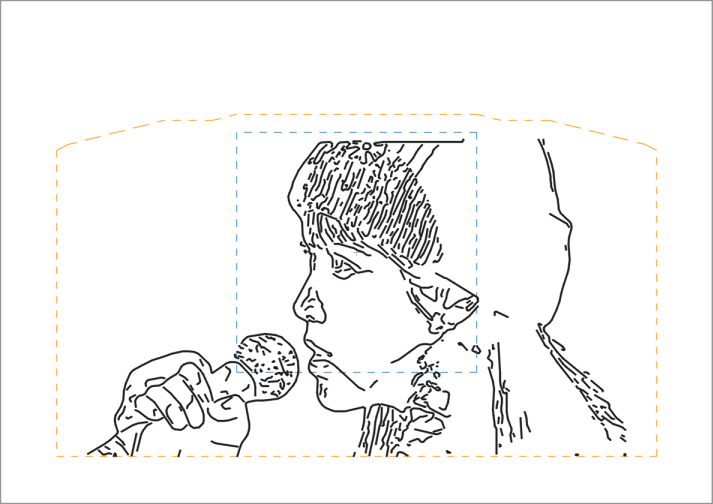
#> input picture LOG/assets/2026-09-26-bigger-drawing/photo1_mic_250mm_paper.png, 713 x 504 px
$ python -i sketch_pipeline.py   (imports and definitions only)
#> lines starting #> are read from the running program, lines starting #| are printed output that depends on the picture
### mirobot_sketch/stages.py
"""
단계별 선 추출 파이프라인
=========================
원본 → 전처리 → 선 검출 → 뼈대·획 → 겹침 제거 → 이어 붙이기 → 얼굴 세밀 → 스무딩·단순화
각 단계는 조절 항목(ParamSpec), 계산(run), 미리보기(preview)를 가집니다. GUI의 조절 칸과
에이전트 도구 설명은 이 정의에서 만들어집니다. Pipeline은 단계별 결과를 캐시해 두고
설정이 바뀐 첫 단계부터만 다시 계산합니다. (편집·순서·종이 배치는 session.py가 이어서 처리)
"""

import dataclasses
from dataclasses import dataclass
from typing import Callable

import cv2
import numpy as np

from . import faces as fc
from . import limits
from . import presets
from . import sketch_pipeline as sp


@dataclass(frozen=True)
class ParamSpec:
    key: str
    label: str
    kind: str                 # "int" | "float" | "bool" | "choice"
    default: object
    lo: float = 0
    hi: float = 0
    step: float = 1
    choices: tuple = ()       # choice: ((값, 화면 이름), ...)
    help: str = ""
    odd: bool = False         # 커널 크기처럼 홀수만

    # [16 lines left out: function clamp, not called in this run]


@dataclass(frozen=True)
class Stage:
    id: str
    label: str
    params: tuple
    run: Callable = None      # run(prev: dict, p: dict) -> dict (prev를 이어받아 새 값을 더함)
    preview: Callable = None  # preview(out: dict) -> BGR 이미지 (입력과 같은 크기)
    desc: str = ""            # 이 단계가 하는 일 (한 줄, 화면 안내용)
    deps: tuple = ()          # 다른 단계의 설정 중 이 단계 계산에도 쓰는 것 (캐시 키에 포함)


class StaleRun(Exception):
    """더 새로운 설정이 들어와 이 계산이 필요 없어짐."""


# ---------------------------------------------------------------- 그리기 도우미
def _odd(k):
    k = int(k)
    return k if k % 2 == 1 else k + 1


def _bgr(gray):
    return cv2.cvtColor(gray, cv2.COLOR_GRAY2BGR)


# [10 lines left out: function draw_strokes_colored, not called in this run]


# ---------------------------------------------------------------- 단계 계산
def _run_source(prev, p):
    return dict(prev)   # 배경 제거(rembg)는 세션이 입력 이미지를 고를 때 반영


def _run_prep(prev, p):
    gray, color = prev["gray"], prev["color"]
    if p["median_ksize"] > 1:
        k = _odd(p["median_ksize"])
        gray, color = cv2.medianBlur(gray, k), cv2.medianBlur(color, k)
    if p["blur_ksize"] > 1:
        k = _odd(p["blur_ksize"])
        gray, color = cv2.GaussianBlur(gray, (k, k), 0), cv2.GaussianBlur(color, (k, k), 0)
    return {**prev, "prep_gray": gray, "prep_color": color}


def _run_edges(prev, p):
    # 블러는 전처리에서 했으므로 여기서는 1(끔)
    if p["edge_mode"] == "dark":
        e = sp.compute_dark_mask(prev["prep_gray"], 1)
    elif p["edge_mode"] == "lab":
        e = sp.compute_edges_lab(prev["prep_color"], p["canny_low"], p["canny_high"], 1)
    else:
        e = sp.compute_edges(prev["prep_gray"], p["canny_low"], p["canny_high"], 1)
    return {**prev, "edges": e}


def _run_trace(prev, p):
    disc = []
    st = sp.trace_strokes(prev["edges"], p["min_length_px"], p["spur_px"], discarded=disc)
    return {**prev, "strokes": st, "discarded_trace": disc}


def _run_dedupe(prev, p):
    if not p["dedupe_px"]:
        return {**prev, "discarded_dedupe": []}
    disc = []
    st = sp.dedupe_strokes(prev["strokes"], prev["edges"].shape, int(p["dedupe_px"]), discarded=disc)
    return {**prev, "strokes": st, "discarded_dedupe": disc}


def _run_merge(prev, p):
    if not p["merge_join_px"]:
        return dict(prev)
    return {**prev, "strokes": sp.merge_strokes(prev["strokes"], p["merge_join_px"])}


FACE_REASON = "얼굴 세밀 처리로 교체"
GREEN = (40, 160, 40)


# [28 lines left out: functions _face_strokes, _face_pen_px, not called in this run]


def _run_face(prev, p):
    found = prev.get("faces") or []
    if not found or not p["face_detail"]:
        return {**prev, "discarded_face": [], "faces_used": 0, "uses_deps": False}
    pen_px = _face_pen_px(prev, p)
    strokes, gone = list(prev["strokes"]), []
    for face, crop in zip(found, prev["face_crops"]):
        center, axes = fc.ellipse_of(face)
        fine = _face_strokes(crop, face, p, pen_px)
        gone += [(q, FACE_REASON) for q in sp.clip_to_ellipse(strokes, center, axes, inside=True)]
        strokes = (sp.clip_to_ellipse(strokes, center, axes, inside=False)
                   + sp.clip_to_ellipse(fine, center, axes, inside=True))
    return {**prev, "strokes": strokes, "discarded_face": gone, "faces_used": len(found)}


# [12 lines left out: function _preview_face, not called in this run]


def _run_simplify(prev, p):
    st = sp.smooth_strokes(prev["strokes"], p["smooth_sigma_px"])
    st = sp.simplify_strokes(st, p["epsilon_px"])
    return {**prev, "strokes": sp.round_corners(st, int(p["round_iters"]))}


FRAMES = (("auto", "자동"), ("full", "전체"), ("bust", "상반신"), ("face", "얼굴"))
EDGE_MODES = (("luma", "밝기"), ("lab", "색 차이"), ("dark", "어두운 선"))
_hi, _med = presets.DETAIL_PRESETS["high"], presets.IMAGE_TYPES["illustration"]["median"]

STAGES = (
    Stage("source", "원본", (
        ParamSpec("rembg", "배경 제거 (rembg)", "bool", False, help="첫 실행은 약 1분, 이후 캐시"),
        ParamSpec("frame", "구도", "choice", "auto", choices=FRAMES,
                  help="자동=사진 속 얼굴이 종이에서 25mm보다 작으면 상반신으로 자름 (원본 해상도에서 자름)")),
        _run_source, lambda o: o["color"].copy()),
    Stage("prep", "전처리", (
        ParamSpec("median_ksize", "미디언 (px, 망점 제거)", "int", _med, 0, 15,
                  help="만화 스크린톤을 지움. 0 = 끔, 만화는 11 정도"),
        ParamSpec("blur_ksize", "가우시안 블러 (px)", "int", 5, 1, 15, odd=True,
                  help="클수록 잔선이 줄고 윤곽이 부드러워짐")),
        _run_prep, lambda o: _bgr(o["prep_gray"])),
    Stage("edges", "선 검출", (
        ParamSpec("edge_mode", "방식", "choice", "luma", choices=EDGE_MODES,
                  help="밝기=흑백 Canny, 색 차이=Lab Canny(밝기가 같은 색 경계도 찾음), 어두운 선=선화 중심선"),
        ParamSpec("canny_low", "Canny 하한", "int", _hi[0], 0, 255, help="낮을수록 약한 선도 잡음"),
        ParamSpec("canny_high", "Canny 상한", "int", _hi[1], 0, 400, help="선이 시작되는 강한 경계 기준")),
        _run_edges, lambda o: _bgr(255 - o["edges"])),
    Stage("trace", "뼈대·획", (
        ParamSpec("min_length_px", "최소 덩어리 (px)", "int", _hi[2], 1, 100, help="이보다 작은 선 덩어리는 버림"),
        ParamSpec("spur_px", "잔가지 길이 (px)", "int", 6, 0, 20, help="분기점에 붙은 이보다 짧은 가지는 버림")),
        _run_trace, lambda o: draw_strokes_colored(o["strokes"], o["gray"].shape, o["discarded_trace"])),
    Stage("dedupe", "겹침 제거", (
        ParamSpec("dedupe_px", "이중선 거리 (px, 0=끔)", "int", presets.DEFAULT_DEDUPE_PX, 0, 8,
                  help="이 거리 안에서 겹치는 선은 하나만 남김"),),
        _run_dedupe, lambda o: draw_strokes_colored(o["strokes"], o["gray"].shape, o["discarded_dedupe"])),
    Stage("merge", "이어 붙이기", (
        ParamSpec("merge_join_px", "연결 거리 (px, 0=끔)", "float", presets.DEFAULT_MERGE_JOIN_PX, 0, 8, 0.5,
                  help="끝점이 이 거리 안이면 펜을 떼지 않고 이어 그림"),),
        _run_merge, lambda o: draw_strokes_colored(o["strokes"], o["gray"].shape)),
    Stage("face", "얼굴 세밀", (
        ParamSpec("face_detail", "얼굴 세밀 처리", "bool", True,
                  help="사진에서 찾은 얼굴을 원본 해상도로 다시 처리 (얼굴이 없으면 그대로)"),
        ParamSpec("face_sensitivity", "얼굴 선 민감도", "float", 0.6, 0.3, 1.0, 0.05,
                  help="얼굴 부분 Canny 기준에 곱함. 낮을수록 약한 선(눈매·입술)도 잡음"),
        ParamSpec("pen_mm", "펜 굵기 (mm)", "float", 0.5, 0.2, 1.5, 0.05,
                  help="이보다 촘촘한 얼굴 선은 합침 (종이 크기에 맞춰 자동 환산)")),
        _run_face, _preview_face,
        deps=("box_mm", "median_ksize", "blur_ksize", "edge_mode", "canny_low", "canny_high",
              "min_length_px", "spur_px", "dedupe_px", "merge_join_px")),
    Stage("simplify", "스무딩·단순화", (
        ParamSpec("smooth_sigma_px", "스무딩 세기 (px, 0=끔)", "float", 2.0, 0, 5.0, 0.5,
                  help="픽셀 계단·흔들림을 없앰. 클수록 매끄럽지만 작은 모양이 둥글어짐"),
        ParamSpec("epsilon_px", "단순화 오차 (px)", "float", _hi[3], 0.5, 5.0, 0.1,
                  help="클수록 점·명령 수가 줄지만 곡선이 거칠어짐"),
        ParamSpec("round_iters", "모서리 둥글리기 (회, 0=끔)", "int", 1, 0, 3,
                  help="꺾인 곳을 둥글게. 1회마다 점·명령 수가 약 2배"),),
        _run_simplify, lambda o: draw_strokes_colored(o["strokes"], o["gray"].shape)),
)
ALL_STAGES = STAGES + (
    Stage("edit", "편집", ()),
    Stage("paper", "순서·종이", (
        ParamSpec("box_mm", "그리기 크기 (mm, 긴 변)", "int", 100, 30, 250,
                  help="100mm 넘게는 넓은 범위(실물 미확인): 큰 그림은 조금 아래로 옮기고 세로 그림은 줄여서 맞춤"),)),
)
_DESCS = {
    "source": "입력 사진 (긴 변 800px로 맞춤). 배경 제거를 켜면 인물만 남김",
    "prep": "흑백으로 바꾸고 블러·미디언으로 잔무늬와 망점을 줄임",
    "edges": "밝기(또는 색)가 급히 바뀌는 곳을 경계로 찾음",
    "trace": "두께 있는 경계를 1px 중심선으로 만들고, 이어진 선마다 획 하나로 따라감",
    "dedupe": "굵은 선의 양쪽 경계가 두 줄로 잡힌 이중선을 하나로 줄임",
    "merge": "끝이 닿는 획을 이어 펜을 드는 횟수를 줄임",
    "face": "사진 속 얼굴을 원본 해상도로 다시 따라가, 펜 굵기에 맞는 밀도로 바꿔 넣음 (초록 = 얼굴 영역·눈코입)",
    "simplify": "선을 매끄럽게 다듬고(계단·지그재그 제거), 모양은 유지하며 점 수(= 로봇 명령 수)를 줄임",
    "edit": "번호 붙은 최종 획. 살리기·지우기·점 편집 제안을 확인하고 적용",
    "paper": "그리는 순서를 정해 A4 위에 배치하고 시간을 추정",
}
STAGES = tuple(dataclasses.replace(st, desc=_DESCS[st.id]) for st in STAGES)
ALL_STAGES = tuple(dataclasses.replace(st, desc=_DESCS[st.id]) for st in ALL_STAGES)
PIPELINE_IDS = tuple(s.id for s in STAGES)
STAGE_BY_ID = {s.id: s for s in ALL_STAGES}
PARAM_SPECS = {p.key: p for s in ALL_STAGES for p in s.params}


# [4 lines left out: function stage_title, not called in this run]


def default_params():
    return {k: s.default for k, s in PARAM_SPECS.items()}


# [5 lines left out: function candidates_of, not called in this run]


class Pipeline:
    """단계별 결과 캐시. 단계 k의 키 = (단계 k-1의 키, 단계 id, 단계 설정)."""

    def __init__(self, stages=STAGES):
        self.stages = stages
        self._cache = {}                              # stage id -> (key, output)
        self.run_counts = {s.id: 0 for s in stages}

    @staticmethod
    def _stage_params(stage, params):
        p = {spec.key: params[spec.key] for spec in stage.params}
        p.update({k: params[k] for k in stage.deps})
        return p

    @staticmethod
    def _key_pair(stage, prev_key, params):
        """(deps 없는 키, deps 포함 키). 결과가 uses_deps=False라고 밝히면 deps 없는 키로 저장해,
        그 설정(예: 종이 크기)만 바뀌었을 때 이 단계와 뒤 단계를 다시 계산하지 않음."""
        own = {spec.key: params[spec.key] for spec in stage.params}
        base = (prev_key, stage.id, tuple(sorted(own.items())))
        if not stage.deps:
            return base, base
        full = {**own, **{k: params[k] for k in stage.deps}}
        return base, (prev_key, stage.id, tuple(sorted(full.items())))

    def _hit(self, stage, prev_key, params):
        """캐시에 맞는 결과가 있으면 (키, 결과), 없으면 (None, None)."""
        base, full = self._key_pair(stage, prev_key, params)
        hit = self._cache.get(stage.id)
        if hit is not None and hit[0] in (base, full):
            return hit
        return None, None

    def run(self, inputs, input_key, params, is_current=lambda: True):
        prev, outputs, key = inputs, {}, ("input", input_key)
        for st in self.stages:
            hkey, out = self._hit(st, key, params)
            if hkey is not None:
                key = hkey
            else:
                if not is_current():
                    raise StaleRun()
                out = st.run(prev, self._stage_params(st, params))
                self.run_counts[st.id] += 1
                base, full = self._key_pair(st, key, params)
                key = base if out.get("uses_deps") is False else full
                self._cache[st.id] = (key, out)
            outputs[st.id] = out
            prev = out
        return outputs

    # [8 lines left out: function dirty_from, not called in this run]

### mirobot_sketch/paths.py
"""
파일 위치 규칙 — 저장소에서 실행할 때와 설치(.exe/pip)해서 실행할 때를 모두 지원
===============================================================================
- 저장소 체크아웃에서 실행: 지금까지처럼 robot/drawing_config.json, LOG/runs/,
  out/cache/, input/ 을 그대로 사용합니다.
- pip 설치나 .exe로 실행: 사용자 폴더(Windows: %APPDATA%/MirobotSketch,
  그 외: ~/.mirobot-sketch)를 씁니다. 설정 파일이 없으면 패키지에 들어 있는
  기본 설정을 복사해 두므로, 사용자가 그 파일을 고쳐 포트·보정값을 바꿉니다.
- 환경 변수 MIROBOT_CONFIG로 설정 파일을 직접 지정할 수 있습니다.
"""

import os
import shutil
import sys
from pathlib import Path

PACKAGE_DIR = Path(__file__).resolve().parent
DATA_DIR = PACKAGE_DIR / "data"          # 패키지에 함께 들어가는 기본 설정·아이콘
FROZEN = getattr(sys, "frozen", False)   # PyInstaller로 만든 .exe에서 실행 중인지


# [29 lines left out: functions repo_root, user_dir, config_path, not called in this run]


def runs_dir():
    root = repo_root()
    return root / "LOG" / "runs" if root else user_dir() / "runs"


def cache_dir():
    root = repo_root()
    return root / "out" / "cache" if root else user_dir() / "cache"


# [5 lines left out: function output_dir, not called in this run]


def input_dir():
    root = repo_root()
    return root / "input" if root and (root / "input").is_dir() else Path.home()


def trajectories_dir():
    root = repo_root()
    return root / "trajectories" if root else None


# [8 lines left out: function safe_console, not called in this run]


def asset(name):
    """아이콘 등 패키지 데이터 파일 경로."""
    return DATA_DIR / name

### mirobot_sketch/sketch_pipeline.py
"""
사진 -> 로봇용 획(stroke) 추출 파이프라인
==========================================
GUI(gui.py)와 CLI(make_strokes.py)가 같이 쓰는 공용 모듈입니다.

단계:
  1. load_gray / remove_background : 이미지 읽기(+선택적 배경 제거), 크기 정규화
  2. compute_edges                 : Gaussian blur + Canny
  3. trace_strokes                 : 엣지를 1px 중심선으로 만든 뒤 픽셀 그래프를
                                     따라가며 "한 번씩만" 지나가는 획으로 분리
  3b. dedupe_strokes               : 펜 굵기보다 가까운 이중선(굵은 선의 양쪽 경계) 하나로
  3c. merge_strokes                : 끝점이 만나는 획을 이어 붙여 펜 올림 횟수 줄이기
  4. simplify_strokes              : approxPolyDP로 점 개수 줄이기
  5. order_strokes                 : 가까운 끝점부터 이어 펜업 이동 거리 줄이기
  6. stroke_metrics                : 획 수, 점 수, 펜다운/펜업 거리

왜 findContours를 기본으로 쓰지 않는가:
  findContours는 "영역의 경계"를 돌려줍니다. 두께 1px인 Canny 선에 쓰면
  선을 따라 갔다가 반대쪽 경계를 따라 되돌아오는 폐곡선이 나오므로, 로봇이
  같은 선을 두 번 그리게 됩니다(280px 직선 -> 윤곽 길이 559px로 실측).
  비교용으로 extract_strokes_contour()를 남겨두었습니다.
"""

import io
import math

import cv2
import numpy as np

DEFAULT_MAX_SIDE = 800  # 파라미터(px 단위)가 사진 해상도에 따라 달라지지 않도록 정규화

# 8-이웃 오프셋 (dy, dx)
_NEIGHBORS = [(-1, -1), (-1, 0), (-1, 1), (0, -1), (0, 1), (1, -1), (1, 0), (1, 1)]


# ---------------------------------------------------------------------------
# 1. 입력
# ---------------------------------------------------------------------------

# [84 lines left out: functions resize_max_side, load_gray, load_color, remove_background_bgr, not called in this run]


def remove_background(img_path, max_side=DEFAULT_MAX_SIDE, cache_dir=None):
    """remove_background_bgr의 흑백판 (명령줄 make_strokes용)."""
    return cv2.cvtColor(remove_background_bgr(img_path, max_side, cache_dir), cv2.COLOR_BGR2GRAY)


# ---------------------------------------------------------------------------
# 2. 엣지
# ---------------------------------------------------------------------------

# [24 lines left out: functions compute_edges, compute_dark_mask, not called in this run]


LAB_AB_GAIN = 2.0  # a·b 채널은 값 범위가 좁아(128 중심) 대비를 늘려 같은 임계값을 씀


# [119 lines left out: functions compute_edges_lab, skeletonize_edges, _neighbor_list, trace_skeleton, polyline_length, not called in this run]


def is_closed(pts):
    return len(pts) > 2 and tuple(pts[0]) == tuple(pts[-1])


# [505 lines left out: functions neighbor_count, trace_strokes, _densify, dedupe_strokes, merge_strokes, extract_strokes_contour and 12 more, not called in this run]

>>> import cv2
>>> picture = cv2.imread('../LOG/assets/2026-09-26-bigger-drawing/photo1_mic_250mm_paper.png', cv2.IMREAD_GRAYSCALE)
#> picture: shape (504, 713); min 30, max 255, mean 244.1
>>> result = run_pipeline(picture)
#> the loop in run, `for st in self.stages:` made 8 passes
#> pass 2, in _run_prep, `gray, color = cv2.GaussianBlur(gray, (k, k), 0), cv2.GaussianBlur(colo..`:
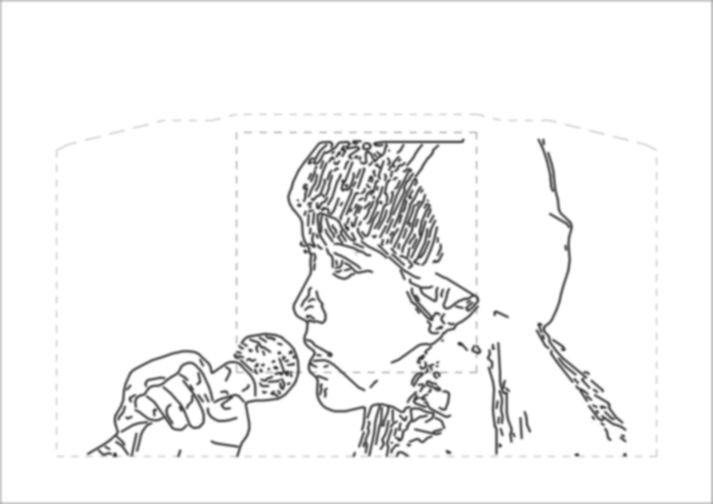
#> gray: shape (504, 713); min 54, max 255, mean 244.3
#> pass 3, in _run_edges, `e = sp.compute_edges(prev["prep_gray"], p["canny_low"], p["canny_high"..`:
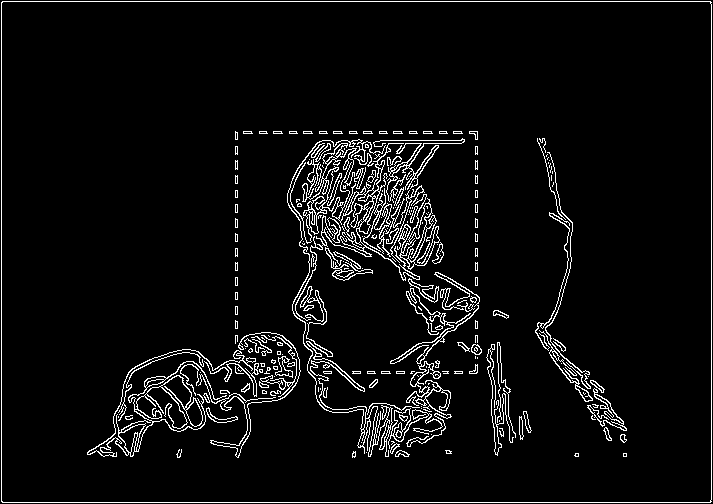
#> e: shape (504, 713); 5.3% white in thin lines or dots
#> the loop in order_strokes, `for i, s in enumerate(remaining):` made 242 passes
